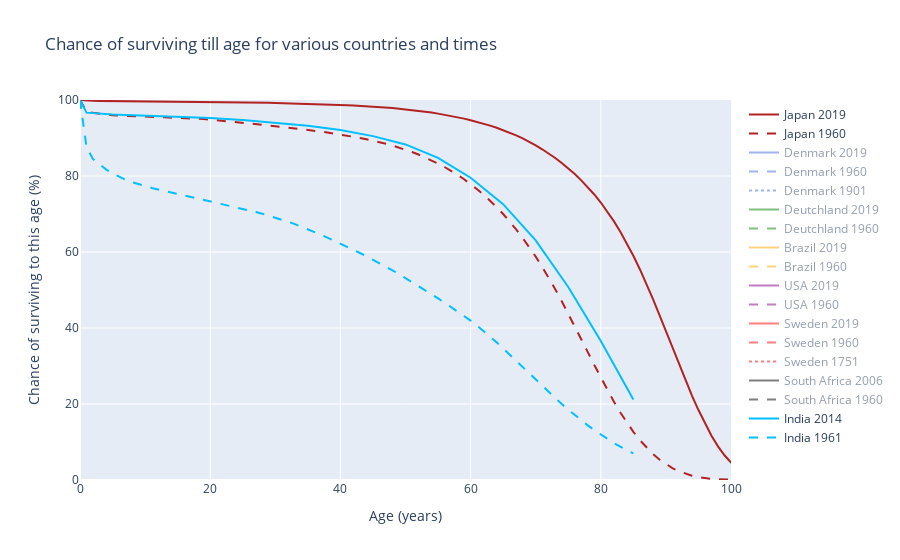

Notebook code for this chart:
### Markdown cell above
#### Survival to age x interactive

### Code cell
# countries: 'Japan', 'Denmark', 'Deutchland', 'Brazil', 'USA', 'Sweden', 'Bolivia', 'South_Africa'

# make dict with countries and years
all_data = dict()

country = "Japan"
# Make plot for Japan 1960
year = 1960
df = pd.read_csv('life_tables/' + country + '.csv', low_memory = False)
df = df[df['Year1'] == year]
df = df[df['TypeLT'] == 1]
df = df[["Age", "l(x)", "Sex"]]
df = df.groupby(['Age']).sum()
df = df[['l(x)']]
all_data[(country, year)] = df

# Make plot for Japan 2019
year = 2019
df = pd.read_csv('life_tables/' + country + '.csv', low_memory = False)
df = df[df['Year1'] == year]
df = df[df['TypeLT'] == 1]
df = df[["Age", "l(x)", "Sex"]]
df = df.groupby(['Age']).sum()
df = df[['l(x)']]
all_data[(country, year)] = df

country = "Denmark"
# Make plot for Denmark 1960
year = 1960
df = pd.read_csv('life_tables/' + country + '.csv', low_memory = False)
df = df[df['Year1'] == 1961]
df = df[df['TypeLT'] == 1]
df = df[["Age", "l(x)", "Sex"]]
df = df.groupby(['Age']).sum()
df = df[['l(x)']]
all_data[(country, year)] = df

# Make plot for Denmark 2019
year = 2019
df = pd.read_csv('life_tables/' + country + '.csv', low_memory = False)
df = df[df['Year1'] == year]
df = df[df['TypeLT'] == 1]
df = df[["Age", "l(x)", "Sex"]]
df = df.groupby(['Age']).sum()
df = df[['l(x)']]
all_data[(country, year)] = df

# Make plot of Denmark 1901
year = 1901
df = pd.read_csv('life_tables/' + country + '.csv', low_memory = False)
df = df[df['Year1'] == year]
df = df[df['TypeLT'] == 1]
df = df[["Age", "l(x)", "Sex"]]
df = df.groupby(['Age']).sum()
df = df[['l(x)']]
all_data[(country, year)] = df



country = "Deutchland"
# Make plot for Deutchland 1960
year = 1960
df = pd.read_csv('life_tables/' + country + '.csv', low_memory = False)
df = df[df['Year1'] == year]
df = df[df['TypeLT'] == 1]
df = df[["Age", "l(x)", "Sex"]]
df = df.groupby(['Age']).sum()
df = df[['l(x)']]
all_data[(country, year)] = df

# Make plot for Deutchland 2019
year = 2019
df = pd.read_csv('life_tables/' + country + '.csv', low_memory = False)
df = df[df['Year1'] == year]
df = df[df['TypeLT'] == 1]
df = df[["Age", "l(x)", "Sex"]]
df = df.groupby(['Age']).sum()
df = df[['l(x)']]
all_data[(country, year)] = df

# Make plot for Brazil 1960
country = "Brazil"
year = 1960
df = pd.read_csv('life_tables/' + country + '.csv', low_memory = False)
df = df[df['Year1'] == year]
df = df[["Age", "l(x)", "Sex"]]
df = df.groupby(['Age']).sum()
df = df[['l(x)']]
all_data[(country, year)] = df


# Make plot for Brazil 2019
year = 2019
df = pd.read_csv('life_tables/' + country + '.csv', low_memory = False)
df = df[df['Year1'] == year]
df = df[df['TypeLT'] == 1]
df = df[["Age", "l(x)", "Sex"]]
df = df.groupby(['Age']).sum()
df = df[['l(x)']]
all_data[(country, year)] = df

# Make plot for USA 1960
country = "USA"
year = 1960
df = pd.read_csv('life_tables/' + country + '.csv', low_memory = False)
df = df[df['Year1'] == year]
df = df[df['TypeLT'] == 1]
df = df[["Age", "l(x)", "Sex"]]
df = df.groupby(['Age']).sum()
df = df[['l(x)']]
all_data[(country, year)] = df

# Make plot for USA 2019
year = 2019
df = pd.read_csv('life_tables/' + country + '.csv', low_memory = False)
df = df[df['Year1'] == year]
df = df[df['TypeLT'] == 1]
df = df[["Age", "l(x)", "Sex"]]
df = df.groupby(['Age']).sum()
df = df[['l(x)']]
all_data[(country, year)] = df

# Make plot for Sweden 1960
country = "Sweden"
year = 1960
df = pd.read_csv('life_tables/' + country + '.csv', low_memory = False)
df = df[df['Year1'] == year]
df = df[df['TypeLT'] == 1]
df = df[["Age", "l(x)", "Sex"]]
df = df.groupby(['Age']).sum()
df = df[['l(x)']]
all_data[(country, year)] = df

# Make plot for Sweden 2019
year = 2019
df = pd.read_csv('life_tables/' + country + '.csv', low_memory = False)
df = df[df['Year1'] == year]
df = df[df['TypeLT'] == 1]
df = df[["Age", "l(x)", "Sex"]]
df = df.groupby(['Age']).sum()
df = df[['l(x)']]
all_data[(country, year)] = df

# Make plot of Sweden 1751
year = 1751
df = pd.read_csv('life_tables/' + country + '.csv', low_memory = False)
df = df[df['Year1'] == year]
df = df[["Age", "l(x)", "Sex"]]
df = df.groupby(['Age']).sum()
df = df[['l(x)']]
all_data[(country, year)] = df
# Make plot for South Africa 1960
country = "South_Africa"
year = 1960
df = pd.read_csv('life_tables/' + country + '.csv', low_memory = False)
df = df[df['Year1'] == year]
df = df[["Age", "l(x)", "Sex"]]
df = df.groupby(['Age']).sum()
df = df[['l(x)']]
all_data[(country, year)] = df

# Make plot for South Africa 2006
year = 2006
df = pd.read_csv('life_tables/' + country + '.csv', low_memory = False)
df = df[df['Year1'] == year]
df = df[df['TypeLT'] == 1]
df = df[["Age", "l(x)", "Sex"]]
df = df.groupby(['Age']).sum()
df = df[['l(x)']]
all_data[(country, year)] = df

# Make plot of India 1961
country = "India"
year = 1961
df = pd.read_csv('life_tables/' + country + '.csv', low_memory = False)
df = df[df['TypeLT'] == 1]
df = df[df['Year1'] == year]
df = df[["Age", "l(x)", "Sex"]]
df = df.groupby(['Age']).sum()
df = df[['l(x)']]
all_data[(country, year)] = df

# Make plot of India 2014
year = 2014
df = pd.read_csv('life_tables/' + country + '.csv', low_memory = False)
df = df[df['Year1'] == year]
df = df[["Age", "l(x)", "Sex"]]
df = df.groupby(['Age']).sum()
df = df[['l(x)']]
all_data[(country, year)] = df

# For each country, divide by the first value to get a percentage
for key, val in all_data.items():
     divisor = val.head(1).values[0][0]
     for i in range(len(val)):
          val.iloc[i] = val.iloc[i] / divisor * 100
fig = go.Figure()

colors = ['firebrick', 'royalblue', 'green', 'orange', 'purple', 'red', 'black', 'deepskyblue']
styles = ['solid', 'dash', 'dot', 'dashdot']

# For each country, make a plot
for i, country in enumerate(['Japan', 'Denmark', 'Deutchland', 'Brazil', 'USA', 'Sweden', 'South_Africa', 'India']):
     for j, year in enumerate([2019, 2014, 2006, 1961, 1960, 1901, 1751]):
          if year > 2000:
               j = 0
          elif year < 2000 and year > 1950:
               j = 1
          else:
               j = 2

          if (country, year) in all_data:
               vis = 'legendonly'
               if country in ['India', 'Japan']:
                    vis = None
               fig.add_trace(go.Scatter(x=list(all_data[(country, year)].index.values), y=all_data[(country, year)].to_numpy()[:,0].tolist(), name=str(country + ' ' + str(year)).replace('_', ' '),
                                        line=dict(color=colors[i], width=2, dash=styles[j]), opacity=1, mode='lines', visible=vis, showlegend=True))

# Edit the layout
fig.update_layout(title='Chance of surviving till age for various countries and times',
                   xaxis_title='Age (years)',
                   yaxis_title='Chance of surviving to this age (%)',
                   yaxis_range=[0,100],
                   xaxis_range=[0,100])

fig.show()
fig.write_html("Survival_rate.html")

### Figure 1 — Plotly figure (JSON) as saved in the notebook; plotly's stock layout.template omitted (floating-point values rounded to 4 significant figures)
{"data": [{"line": {"color": "firebrick", "dash": "solid", "width": 2}, "mode": "lines", "name": "Japan 2019", "opacity": 1, "showlegend": true, "type": "scatter", "x": [0, 1, 2, 3, 4, 5, 6, 7, 8, 9, 10, 11, 12, 13, 14, 15, 16, 17, 18, 19, 20, 21, 22, 23, 24, 25, 26, 27, 28, 29, 30, 31, 32, 33, 34, 35, 36, 37, 38, 39, 40, 41, 42, 43, 44, 45, 46, 47, 48, 49, 50, 51, 52, 53, 54, 55, 56, 57, 58, 59, 60, 61, 62, 63, 64, 65, 66, 67, 68, 69, 70, 71, 72, 73, 74, 75, 76, 77, 78, 79, 80, 81, 82, 83, 84, 85, 86, 87, 88, 89, 90, 91, 92, 93, 94, 95, 96, 97, 98, 99, 100, 101, 102, 103, 104, 105], "y": [100, 99.81, 99.78, 99.77, 99.75, 99.74, 99.73, 99.72, 99.72, 99.71, 99.7, 99.7, 99.69, 99.68, 99.67, 99.66, 99.65, 99.63, 99.61, 99.59, 99.56, 99.53, 99.5, 99.46, 99.43, 99.39, 99.36, 99.33, 99.3, 99.26, 99.22, 99.18, 99.14, 99.09, 99.05, 99.0, 98.95, 98.89, 98.83, 98.77, 98.7, 98.62, 98.54, 98.46, 98.36, 98.26, 98.14, 98.02, 97.88, 97.72, 97.55, 97.36, 97.15, 96.92, 96.68, 96.42, 96.13, 95.82, 95.47, 95.1, 94.69, 94.25, 93.77, 93.25, 92.68, 92.07, 91.41, 90.68, 89.89, 89.02, 88.06, 87.03, 85.92, 84.73, 83.44, 82.04, 80.51, 78.86, 77.07, 75.13, 73.01, 70.68, 68.12, 65.32, 62.29, 59.01, 55.48, 51.7, 47.68, 43.48, 39.15, 34.8, 30.49, 26.26, 22.22, 18.41, 14.84, 11.64, 8.852, 6.511, 4.616, 3.143, 2.048, 1.272, 0.7485, 0.416]}, {"line": {"color": "firebrick", "dash": "dash", "width": 2}, "mode": "lines", "name": "Japan 1960", "opacity": 1, "showlegend": true, "type": "scatter", "x": [0, 1, 2, 3, 4, 5, 6, 7, 8, 9, 10, 11, 12, 13, 14, 15, 16, 17, 18, 19, 20, 21, 22, 23, 24, 25, 26, 27, 28, 29, 30, 31, 32, 33, 34, 35, 36, 37, 38, 39, 40, 41, 42, 43, 44, 45, 46, 47, 48, 49, 50, 51, 52, 53, 54, 55, 56, 57, 58, 59, 60, 61, 62, 63, 64, 65, 66, 67, 68, 69, 70, 71, 72, 73, 74, 75, 76, 77, 78, 79, 80, 81, 82, 83, 84, 85, 86, 87, 88, 89, 90, 91, 92, 93, 94, 95, 96, 97, 98, 99, 100, 101, 102, 103, 104, 105], "y": [100, 96.96, 96.63, 96.37, 96.17, 96.02, 95.9, 95.8, 95.72, 95.65, 95.59, 95.54, 95.49, 95.44, 95.4, 95.35, 95.28, 95.2, 95.1, 94.98, 94.85, 94.7, 94.54, 94.37, 94.2, 94.02, 93.84, 93.66, 93.48, 93.3, 93.12, 92.93, 92.75, 92.55, 92.35, 92.14, 91.92, 91.7, 91.46, 91.2, 90.93, 90.64, 90.34, 90.03, 89.69, 89.32, 88.92, 88.48, 88.01, 87.49, 86.92, 86.31, 85.65, 84.92, 84.13, 83.28, 82.37, 81.38, 80.3, 79.13, 77.87, 76.52, 75.06, 73.5, 71.82, 70.0, 68.03, 65.93, 63.69, 61.31, 58.78, 56.09, 53.23, 50.21, 47.06, 43.8, 40.46, 37.07, 33.66, 30.26, 26.94, 23.73, 20.66, 17.77, 15.11, 12.67, 10.49, 8.544, 6.846, 5.384, 4.149, 3.125, 2.294, 1.638, 1.133, 0.7565, 0.485, 0.298, 0.1735, 0.0955, 0.0495, 0.024, 0.011, 0.004, 0.0015, 0.0005]}, {"line": {"color": "royalblue", "dash": "solid", "width": 2}, "mode": "lines", "name": "Denmark 2019", "opacity": 1, "showlegend": true, "type": "scatter", "visible": "legendonly", "x": [0, 1, 2, 3, 4, 5, 6, 7, 8, 9, 10, 11, 12, 13, 14, 15, 16, 17, 18, 19, 20, 21, 22, 23, 24, 25, 26, 27, 28, 29, 30, 31, 32, 33, 34, 35, 36, 37, 38, 39, 40, 41, 42, 43, 44, 45, 46, 47, 48, 49, 50, 51, 52, 53, 54, 55, 56, 57, 58, 59, 60, 61, 62, 63, 64, 65, 66, 67, 68, 69, 70, 71, 72, 73, 74, 75, 76, 77, 78, 79, 80, 81, 82, 83, 84, 85, 86, 87, 88, 89, 90, 91, 92, 93, 94, 95, 96, 97, 98, 99], "y": [100, 99.69, 99.67, 99.67, 99.66, 99.65, 99.64, 99.63, 99.62, 99.62, 99.62, 99.61, 99.61, 99.6, 99.6, 99.59, 99.57, 99.55, 99.54, 99.51, 99.48, 99.45, 99.43, 99.4, 99.37, 99.33, 99.29, 99.26, 99.22, 99.19, 99.15, 99.12, 99.08, 99.04, 99.0, 98.96, 98.9, 98.84, 98.78, 98.71, 98.64, 98.58, 98.51, 98.43, 98.34, 98.22, 98.09, 97.95, 97.81, 97.62, 97.42, 97.21, 96.95, 96.69, 96.39, 96.06, 95.7, 95.32, 94.89, 94.42, 93.83, 93.2, 92.48, 91.76, 90.95, 90.01, 89.04, 87.9, 86.75, 85.46, 84.09, 82.75, 81.34, 79.84, 78.12, 76.29, 74.09, 71.92, 69.62, 67.2, 64.49, 61.59, 58.56, 55.19, 51.52, 47.71, 43.79, 39.67, 35.42, 31.1, 27.03, 22.87, 19.07, 15.51, 12.48, 9.712, 7.43, 5.522, 3.966, 2.653]}, {"line": {"color": "royalblue", "dash": "dash", "width": 2}, "mode": "lines", "name": "Denmark 1960", "opacity": 1, "showlegend": true, "type": "scatter", "visible": "legendonly", "x": [0, 1, 2, 3, 4, 5, 6, 7, 8, 9, 10, 11, 12, 13, 14, 15, 16, 17, 18, 19, 20, 21, 22, 23, 24, 25, 26, 27, 28, 29, 30, 31, 32, 33, 34, 35, 36, 37, 38, 39, 40, 41, 42, 43, 44, 45, 46, 47, 48, 49, 50, 51, 52, 53, 54, 55, 56, 57, 58, 59, 60, 61, 62, 63, 64, 65, 66, 67, 68, 69, 70, 71, 72, 73, 74, 75, 76, 77, 78, 79, 80, 81, 82, 83, 84, 85, 86, 87, 88, 89, 90], "y": [100, 97.92, 97.79, 97.71, 97.63, 97.58, 97.53, 97.49, 97.44, 97.4, 97.37, 97.34, 97.31, 97.28, 97.25, 97.21, 97.17, 97.13, 97.07, 97.01, 96.94, 96.86, 96.78, 96.7, 96.63, 96.56, 96.49, 96.42, 96.34, 96.25, 96.17, 96.08, 95.98, 95.88, 95.78, 95.65, 95.53, 95.41, 95.26, 95.09, 94.91, 94.71, 94.5, 94.28, 94.04, 93.77, 93.48, 93.17, 92.82, 92.45, 92.03, 91.56, 91.06, 90.52, 89.91, 89.21, 88.46, 87.65, 86.76, 85.79, 84.74, 83.61, 82.38, 81.07, 79.66, 78.09, 76.4, 74.6, 72.61, 70.51, 68.33, 65.95, 63.34, 60.62, 57.78, 54.72, 51.54, 48.23, 44.7, 41.12, 37.46, 33.77, 30.13, 26.47, 22.94, 19.66, 16.55, 13.71, 11.19, 8.897, 6.913]}, {"line": {"color": "royalblue", "dash": "dot", "width": 2}, "mode": "lines", "name": "Denmark 1901", "opacity": 1, "showlegend": true, "type": "scatter", "visible": "legendonly", "x": [0, 1, 2, 3, 4, 5, 6, 7, 8, 9, 10, 11, 12, 13, 14, 15, 16, 17, 18, 19, 20, 21, 22, 23, 24, 25, 26, 27, 28, 29, 30, 31, 32, 33, 34, 35, 36, 37, 38, 39, 40, 41, 42, 43, 44, 45, 46, 47, 48, 49, 50, 51, 52, 53, 54, 55, 56, 57, 58, 59, 60, 61, 62, 63, 64, 65, 66, 67, 68, 69, 70, 71, 72, 73, 74, 75, 76, 77, 78, 79, 80, 81, 82, 83, 84, 85, 86, 87, 88, 89, 90], "y": [100, 88.26, 86.56, 85.88, 85.4, 85.04, 84.73, 84.45, 84.19, 83.95, 83.73, 83.51, 83.3, 83.09, 82.87, 82.64, 82.38, 82.1, 81.8, 81.49, 81.17, 80.83, 80.47, 80.1, 79.72, 79.33, 78.96, 78.6, 78.23, 77.85, 77.46, 77.06, 76.64, 76.22, 75.79, 75.34, 74.89, 74.42, 73.95, 73.46, 72.94, 72.4, 71.85, 71.28, 70.71, 70.13, 69.51, 68.88, 68.22, 67.53, 66.81, 66.06, 65.28, 64.47, 63.61, 62.71, 61.76, 60.76, 59.71, 58.6, 57.43, 56.23, 54.95, 53.59, 52.14, 50.59, 48.92, 47.17, 45.37, 43.51, 41.53, 39.48, 37.33, 35.04, 32.69, 30.33, 27.89, 25.44, 23.04, 20.72, 18.47, 16.28, 14.15, 12.13, 10.19, 8.37, 6.815, 5.487, 4.288, 3.219, 2.343]}, {"line": {"color": "green", "dash": "solid", "width": 2}, "mode": "lines", "name": "Deutchland 2019", "opacity": 1, "showlegend": true, "type": "scatter", "visible": "legendonly", "x": [0, 1, 2, 3, 4, 5, 6, 7, 8, 9, 10, 11, 12, 13, 14, 15, 16, 17, 18, 19, 20, 21, 22, 23, 24, 25, 26, 27, 28, 29, 30, 31, 32, 33, 34, 35, 36, 37, 38, 39, 40, 41, 42, 43, 44, 45, 46, 47, 48, 49, 50, 51, 52, 53, 54, 55, 56, 57, 58, 59, 60, 61, 62, 63, 64, 65, 66, 67, 68, 69, 70, 71, 72, 73, 74, 75, 76, 77, 78, 79, 80, 81, 82, 83, 84, 85, 86, 87, 88, 89, 90, 91, 92, 93, 94, 95, 96, 97, 98, 99, 100], "y": [100, 99.69, 99.67, 99.66, 99.65, 99.64, 99.63, 99.62, 99.61, 99.61, 99.6, 99.59, 99.59, 99.58, 99.57, 99.56, 99.55, 99.53, 99.51, 99.48, 99.45, 99.41, 99.38, 99.35, 99.32, 99.29, 99.26, 99.22, 99.19, 99.15, 99.11, 99.07, 99.02, 98.97, 98.91, 98.85, 98.78, 98.71, 98.63, 98.54, 98.44, 98.34, 98.23, 98.11, 97.97, 97.82, 97.67, 97.49, 97.31, 97.07, 96.83, 96.56, 96.26, 95.93, 95.56, 95.16, 94.71, 94.22, 93.68, 93.07, 92.42, 91.7, 90.92, 90.07, 89.14, 88.14, 87.06, 85.91, 84.68, 83.38, 82.0, 80.52, 78.94, 77.23, 75.46, 73.58, 71.61, 69.47, 67.17, 64.75, 62.16, 59.33, 56.27, 53.02, 49.52, 45.77, 41.79, 37.6, 33.33, 29.04, 24.81, 18.38, 15.06, 11.99, 9.323, 7.041, 5.163, 3.661, 2.518, 1.674, 1.076]}, {"line": {"color": "green", "dash": "dash", "width": 2}, "mode": "lines", "name": "Deutchland 1960", "opacity": 1, "showlegend": true, "type": "scatter", "visible": "legendonly", "x": [0, 1, 2, 3, 4, 5, 6, 7, 8, 9, 10, 11, 12, 13, 14, 15, 16, 17, 18, 19, 20, 21, 22, 23, 24, 25, 26, 27, 28, 29, 30, 31, 32, 33, 34, 35, 36, 37, 38, 39, 40, 41, 42, 43, 44, 45, 46, 47, 48, 49, 50, 51, 52, 53, 54, 55, 56, 57, 58, 59, 60, 61, 62, 63, 64, 65, 66, 67, 68, 69, 70, 71, 72, 73, 74, 75, 76, 77, 78, 79, 80, 81, 82, 83, 84, 85, 86, 87, 88, 89, 90, 91, 92, 93, 94, 95, 96, 97, 98, 99, 100], "y": [100, 96.73, 96.51, 96.39, 96.3, 96.22, 96.16, 96.1, 96.05, 96.01, 95.97, 95.93, 95.9, 95.86, 95.82, 95.78, 95.72, 95.65, 95.57, 95.47, 95.35, 95.23, 95.11, 94.99, 94.88, 94.76, 94.65, 94.53, 94.42, 94.3, 94.17, 94.05, 93.92, 93.78, 93.64, 93.49, 93.33, 93.16, 92.97, 92.78, 92.56, 92.33, 92.09, 91.82, 91.54, 91.23, 90.89, 90.53, 90.13, 89.69, 89.2, 88.69, 88.11, 87.48, 86.79, 86.02, 85.18, 84.27, 83.26, 82.16, 80.96, 79.64, 78.23, 76.71, 75.07, 73.31, 71.42, 69.4, 67.26, 64.99, 62.56, 60.01, 57.31, 54.45, 51.44, 48.27, 44.98, 41.57, 38.08, 34.57, 31.05, 27.55, 24.14, 20.86, 17.75, 14.85, 12.23, 9.857, 7.772, 6.01, 4.522, 2.196, 1.574, 1.105, 0.7593, 0.5113, 0.3378, 0.2192, 0.14, 0.088, 0.0545]}, {"line": {"color": "orange", "dash": "solid", "width": 2}, "mode": "lines", "name": "Brazil 2019", "opacity": 1, "showlegend": true, "type": "scatter", "visible": "legendonly", "x": [0, 1, 2, 3, 4, 5, 6, 7, 8, 9, 10, 11, 12, 13, 14, 15, 16, 17, 18, 19, 20, 21, 22, 23, 24, 25, 26, 27, 28, 29, 30, 31, 32, 33, 34, 35, 36, 37, 38, 39, 40, 41, 42, 43, 44, 45, 46, 47, 48, 49, 50, 51, 52, 53, 54, 55, 56, 57, 58, 59, 60, 61, 62, 63, 64, 65, 66, 67, 68, 69, 70, 71, 72, 73, 74, 75, 76, 77, 78, 79, 80], "y": [100, 98.81, 98.73, 98.68, 98.64, 98.61, 98.58, 98.56, 98.53, 98.51, 98.49, 98.47, 98.45, 98.42, 98.39, 98.35, 98.29, 98.2, 98.11, 98, 97.88, 97.76, 97.63, 97.49, 97.35, 97.21, 97.07, 96.93, 96.79, 96.65, 96.5, 96.36, 96.2, 96.04, 95.88, 95.71, 95.54, 95.35, 95.16, 94.96, 94.75, 94.52, 94.28, 94.03, 93.76, 93.46, 93.15, 92.81, 92.44, 92.05, 91.63, 91.17, 90.69, 90.17, 89.62, 89.03, 88.39, 87.72, 87.0, 86.23, 85.42, 84.55, 83.62, 82.64, 81.59, 80.46, 79.26, 77.98, 76.6, 75.13, 73.56, 71.88, 70.08, 68.18, 66.15, 64.0, 61.73, 59.35, 56.85, 54.24, 51.52]}, {"line": {"color": "orange", "dash": "dash", "width": 2}, "mode": "lines", "name": "Brazil 1960", "opacity": 1, "showlegend": true, "type": "scatter", "visible": "legendonly", "x": [0, 1, 5, 10, 15, 20, 25, 30, 35, 40, 45, 50, 55, 60, 65, 70, 75, 80, 85, 90, 95, 100], "y": [100, 88.35, 83.69, 82.58, 81.93, 81.02, 79.68, 77.92, 75.81, 73.37, 70.53, 67.05, 62.57, 56.82, 49.44, 40.3, 29.7, 18.56, 8.551, 2.601, 0.4725, 0.046]}, {"line": {"color": "purple", "dash": "solid", "width": 2}, "mode": "lines", "name": "USA 2019", "opacity": 1, "showlegend": true, "type": "scatter", "visible": "legendonly", "x": [0, 1, 2, 3, 4, 5, 6, 7, 8, 9, 10, 11, 12, 13, 14, 15, 16, 17, 18, 19, 20, 21, 22, 23, 24, 25, 26, 27, 28, 29, 30, 31, 32, 33, 34, 35, 36, 37, 38, 39, 40, 41, 42, 43, 44, 45, 46, 47, 48, 49, 50, 51, 52, 53, 54, 55, 56, 57, 58, 59, 60, 61, 62, 63, 64, 65, 66, 67, 68, 69, 70, 71, 72, 73, 74, 75, 76, 77, 78, 79, 80, 81, 82, 83, 84, 85, 86, 87, 88, 89, 90, 91, 92, 93, 94, 95, 96, 97, 98, 99, 100], "y": [100, 99.43, 99.38, 99.36, 99.33, 99.32, 99.3, 99.29, 99.28, 99.26, 99.25, 99.24, 99.23, 99.22, 99.2, 99.17, 99.13, 99.09, 99.03, 98.97, 98.9, 98.82, 98.73, 98.64, 98.54, 98.43, 98.33, 98.21, 98.09, 97.97, 97.84, 97.7, 97.55, 97.39, 97.23, 97.06, 96.88, 96.7, 96.51, 96.31, 96.11, 95.9, 95.68, 95.45, 95.2, 94.94, 94.66, 94.37, 94.05, 93.71, 93.35, 92.96, 92.53, 92.08, 91.58, 91.04, 90.45, 89.83, 89.16, 88.45, 87.69, 86.87, 85.99, 85.07, 84.1, 83.08, 82.02, 80.89, 79.7, 78.44, 77.1, 75.67, 74.15, 72.53, 70.8, 68.94, 66.95, 64.81, 62.52, 60.05, 57.41, 54.6, 51.64, 48.51, 45.23, 41.81, 38.26, 34.64, 30.98, 27.34, 23.78, 20.35, 17.11, 14.11, 11.39, 8.997, 6.936, 5.212, 3.813, 2.713, 1.875]}, {"line": {"color": "purple", "dash": "dash", "width": 2}, "mode": "lines", "name": "USA 1960", "opacity": 1, "showlegend": true, "type": "scatter", "visible": "legendonly", "x": [0, 1, 2, 3, 4, 5, 6, 7, 8, 9, 10, 11, 12, 13, 14, 15, 16, 17, 18, 19, 20, 21, 22, 23, 24, 25, 26, 27, 28, 29, 30, 31, 32, 33, 34, 35, 36, 37, 38, 39, 40, 41, 42, 43, 44, 45, 46, 47, 48, 49, 50, 51, 52, 53, 54, 55, 56, 57, 58, 59, 60, 61, 62, 63, 64, 65, 66, 67, 68, 69, 70, 71, 72, 73, 74, 75, 76, 77, 78, 79, 80, 81, 82, 83, 84, 85, 86, 87, 88, 89, 90, 91, 92, 93, 94, 95, 96, 97, 98, 99, 100, 101, 102, 103, 104, 105, 106, 107, 108, 109], "y": [100, 97.4, 97.23, 97.13, 97.05, 96.98, 96.92, 96.87, 96.83, 96.78, 96.75, 96.71, 96.68, 96.64, 96.59, 96.53, 96.47, 96.39, 96.29, 96.2, 96.09, 95.98, 95.86, 95.74, 95.62, 95.5, 95.38, 95.25, 95.13, 95.0, 94.87, 94.73, 94.59, 94.44, 94.28, 94.11, 93.92, 93.73, 93.51, 93.27, 93.01, 92.73, 92.42, 92.08, 91.71, 91.31, 90.86, 90.38, 89.86, 89.28, 88.65, 87.96, 87.2, 86.39, 85.52, 84.6, 83.63, 82.59, 81.49, 80.29, 78.99, 77.59, 76.08, 74.48, 72.78, 71.01, 69.16, 67.22, 65.19, 63.06, 60.84, 58.51, 56.08, 53.55, 50.94, 48.26, 45.51, 42.7, 39.81, 36.83, 33.77, 30.65, 27.54, 24.49, 21.56, 18.8, 16.21, 13.82, 11.62, 9.62, 7.833, 6.261, 4.907, 3.768, 2.831, 2.08, 1.493, 1.044, 0.7115, 0.4715, 0.3035, 0.189, 0.114, 0.0655, 0.037, 0.0195, 0.01, 0.0045, 0.002, 0.001]}, {"line": {"color": "red", "dash": "solid", "width": 2}, "mode": "lines", "name": "Sweden 2019", "opacity": 1, "showlegend": true, "type": "scatter", "visible": "legendonly", "x": [0, 1, 2, 3, 4, 5, 6, 7, 8, 9, 10, 11, 12, 13, 14, 15, 16, 17, 18, 19, 20, 21, 22, 23, 24, 25, 26, 27, 28, 29, 30, 31, 32, 33, 34, 35, 36, 37, 38, 39, 40, 41, 42, 43, 44, 45, 46, 47, 48, 49, 50, 51, 52, 53, 54, 55, 56, 57, 58, 59, 60, 61, 62, 63, 64, 65, 66, 67, 68, 69, 70, 71, 72, 73, 74, 75, 76, 77, 78, 79, 80, 81, 82, 83, 84, 85, 86, 87, 88, 89, 90, 91, 92, 93, 94, 95, 96, 97, 98, 99, 100, 101, 102, 103, 104, 105, 106, 107, 108, 109, 110], "y": [100, 99.79, 99.77, 99.77, 99.76, 99.75, 99.74, 99.73, 99.73, 99.72, 99.72, 99.71, 99.71, 99.7, 99.69, 99.69, 99.67, 99.65, 99.64, 99.6, 99.57, 99.52, 99.48, 99.44, 99.4, 99.35, 99.29, 99.25, 99.21, 99.16, 99.12, 99.07, 99.02, 98.96, 98.93, 98.87, 98.81, 98.76, 98.69, 98.63, 98.56, 98.49, 98.41, 98.33, 98.24, 98.15, 98.04, 97.93, 97.82, 97.7, 97.56, 97.42, 97.25, 97.05, 96.82, 96.59, 96.3, 96.0, 95.65, 95.31, 94.91, 94.46, 93.95, 93.36, 92.75, 92.1, 91.37, 90.51, 89.68, 88.67, 87.64, 86.49, 85.3, 83.88, 82.37, 80.7, 78.88, 76.93, 74.8, 72.55, 69.95, 67.14, 64.17, 60.8, 57.18, 53.39, 49.32, 44.94, 40.48, 35.91, 31.44, 26.86, 22.65, 18.5, 14.79, 11.57, 8.816, 6.521, 4.668, 3.225, 2.142, 1.363, 0.8265, 0.476, 0.259, 0.132, 0.063, 0.028, 0.011, 0.0045, 0.0015]}, {"line": {"color": "red", "dash": "dash", "width": 2}, "mode": "lines", "name": "Sweden 1960", "opacity": 1, "showlegend": true, "type": "scatter", "visible": "legendonly", "x": [0, 1, 2, 3, 4, 5, 6, 7, 8, 9, 10, 11, 12, 13, 14, 15, 16, 17, 18, 19, 20, 21, 22, 23, 24, 25, 26, 27, 28, 29, 30, 31, 32, 33, 34, 35, 36, 37, 38, 39, 40, 41, 42, 43, 44, 45, 46, 47, 48, 49, 50, 51, 52, 53, 54, 55, 56, 57, 58, 59, 60, 61, 62, 63, 64, 65, 66, 67, 68, 69, 70, 71, 72, 73, 74, 75, 76, 77, 78, 79, 80, 81, 82, 83, 84, 85, 86, 87, 88, 89, 90, 91, 92, 93, 94], "y": [100, 98.43, 98.31, 98.24, 98.18, 98.11, 98.06, 98.01, 97.96, 97.93, 97.91, 97.87, 97.85, 97.82, 97.79, 97.75, 97.7, 97.65, 97.58, 97.5, 97.43, 97.35, 97.28, 97.2, 97.12, 97.05, 96.98, 96.89, 96.82, 96.72, 96.63, 96.54, 96.44, 96.35, 96.23, 96.12, 96.01, 95.87, 95.73, 95.59, 95.44, 95.26, 95.08, 94.89, 94.68, 94.44, 94.16, 93.89, 93.57, 93.2, 92.82, 92.41, 91.97, 91.45, 90.94, 90.36, 89.72, 89.0, 88.2, 87.35, 86.38, 85.33, 84.22, 83.01, 81.65, 80.15, 78.56, 76.86, 74.98, 72.93, 70.72, 68.27, 65.7, 62.99, 59.94, 56.78, 53.5, 50.08, 46.43, 42.62, 38.92, 35.19, 31.33, 27.53, 23.94, 20.46, 17.31, 14.31, 11.6, 9.216, 7.187, 5.428, 4.05, 2.988, 2.099]}, {"line": {"color": "red", "dash": "dot", "width": 2}, "mode": "lines", "name": "Sweden 1751", "opacity": 1, "showlegend": true, "type": "scatter", "visible": "legendonly", "x": [0, 1, 3, 5, 10, 15, 20, 25, 30, 35, 40, 45, 50, 55, 60, 65, 70, 75, 80, 85, 90], "y": [100, 79.2, 70.95, 66.95, 62.47, 60.21, 58.09, 55.6, 52.78, 49.63, 46.62, 42.92, 39.21, 34.96, 30.43, 24.75, 18.33, 11.56, 6.03, 2.17, 0.475]}, {"line": {"color": "black", "dash": "solid", "width": 2}, "mode": "lines", "name": "South Africa 2006", "opacity": 1, "showlegend": true, "type": "scatter", "visible": "legendonly", "x": [0, 1, 2, 3, 4, 5, 6, 7, 8, 9, 10, 11, 12, 13, 14, 15, 16, 17, 18, 19, 20, 21, 22, 23, 24, 25, 26, 27, 28, 29, 30, 31, 32, 33, 34, 35, 36, 37, 38, 39, 40, 41, 42, 43, 44, 45, 46, 47, 48, 49, 50, 51, 52, 53, 54, 55, 56, 57, 58, 59, 60, 61, 62, 63, 64, 65, 66, 67, 68, 69, 70, 71, 72, 73, 74, 75, 76, 77, 78, 79, 80, 81, 82, 83, 84, 85, 86, 87, 88, 89, 90], "y": [100, 96.86, 95.85, 95.44, 95.2, 95.04, 94.92, 94.82, 94.72, 94.63, 94.55, 94.48, 94.41, 94.34, 94.27, 94.18, 94.08, 93.96, 93.8, 93.62, 93.4, 93.14, 92.83, 92.48, 92.06, 91.6, 91.07, 90.48, 89.84, 89.14, 88.38, 87.58, 86.75, 85.88, 85.0, 84.1, 83.19, 82.28, 81.37, 80.47, 79.57, 78.68, 77.8, 76.91, 76.02, 75.12, 74.22, 73.32, 72.4, 71.47, 70.53, 69.56, 68.56, 67.54, 66.48, 65.38, 64.24, 63.06, 61.83, 60.56, 59.24, 57.88, 56.46, 54.98, 53.46, 51.87, 50.24, 48.55, 46.81, 45.02, 43.19, 41.31, 39.38, 37.42, 35.41, 33.36, 31.29, 29.2, 27.11, 25.03, 22.98, 20.97, 19.02, 17.14, 15.34, 13.64, 12.05, 10.56, 9.187, 7.916, 6.745]}, {"line": {"color": "black", "dash": "dash", "width": 2}, "mode": "lines", "name": "South Africa 1960", "opacity": 1, "showlegend": true, "type": "scatter", "visible": "legendonly", "x": [0, 1, 5, 10, 15, 20, 25, 30, 35, 40, 45, 50, 55, 60, 65, 70, 75, 80, 85], "y": [100, 92.21, 88.95, 88.44, 87.2, 86.49, 85.35, 84.07, 82.46, 80.34, 77.55, 73.76, 68.66, 61.63, 52.53, 41.56, 30.26, 19.07, 3.911]}, {"line": {"color": "deepskyblue", "dash": "solid", "width": 2}, "mode": "lines", "name": "India 2014", "opacity": 1, "showlegend": true, "type": "scatter", "x": [0, 1, 5, 10, 15, 20, 25, 30, 35, 40, 45, 50, 55, 60, 65, 70, 75, 80, 85], "y": [100, 96.67, 96.2, 95.93, 95.67, 95.27, 94.72, 94.06, 93.24, 92.09, 90.5, 88.3, 84.75, 79.54, 72.59, 63.05, 50.79, 36.6, 21.19]}, {"line": {"color": "deepskyblue", "dash": "dash", "width": 2}, "mode": "lines", "name": "India 1961", "opacity": 1, "showlegend": true, "type": "scatter", "x": [0, 1, 2, 3, 4, 5, 6, 7, 8, 9, 10, 11, 12, 13, 14, 15, 16, 17, 18, 19, 20, 21, 22, 23, 24, 25, 26, 27, 28, 29, 30, 31, 32, 33, 34, 35, 36, 37, 38, 39, 40, 41, 42, 43, 44, 45, 46, 47, 48, 49, 50, 51, 52, 53, 54, 55, 56, 57, 58, 59, 60, 61, 62, 63, 64, 65, 66, 67, 68, 69, 70, 71, 72, 73, 74, 75, 76, 77, 78, 79, 80, 81, 82, 83, 84, 85], "y": [100, 87.57, 84.43, 83.0, 81.75, 80.69, 79.78, 79.02, 78.36, 77.8, 77.31, 76.86, 76.46, 76.06, 75.69, 75.34, 74.98, 74.62, 74.25, 73.87, 73.48, 73.08, 72.67, 72.26, 71.84, 71.41, 70.98, 70.53, 70.06, 69.57, 69.07, 68.53, 67.95, 67.34, 66.69, 66.01, 65.3, 64.57, 63.8, 63.02, 62.22, 61.4, 60.58, 59.73, 58.88, 58.0, 57.09, 56.15, 55.17, 54.17, 53.15, 52.1, 51.04, 49.97, 48.88, 47.79, 46.69, 45.56, 44.4, 43.2, 41.95, 40.64, 39.25, 37.78, 36.22, 34.62, 32.98, 31.31, 29.63, 27.97, 26.31, 24.68, 23.07, 21.51, 19.98, 18.51, 17.08, 15.7, 14.38, 13.12, 11.93, 10.8, 9.746, 8.758, 7.84, 6.989]}], "layout": {"title": {"text": "Chance of surviving till age for various countries and times"}, "xaxis": {"range": [0, 100], "title": {"text": "Age (years)"}}, "yaxis": {"range": [0, 100], "title": {"text": "Chance of surviving to this age (%)"}}}}
